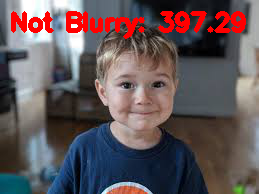
#> input picture face_extraction/images/Image.png, 259 x 194 px; its folder holds 4 pictures in this run
$ python detect_human.py --images face_extraction/images
#> lines starting #> are read from the running program, lines starting #| are printed output that depends on the picture; after the words box and inside, x2 and y2 are one past the last pixel; in counts of white or black regions, pixels touching at a corner belong together
from __future__ import print_function
#please create a empty folder "humans" or change the variable below
destination="./humans/"

# import the necessary packages

from imutils.object_detection import non_max_suppression
from imutils import paths
import numpy as np
import argparse
import imutils
import cv2
import shutil
import os

#run by :  python detect_human.py --images <give path to source dir>
#          Ex: python detect_human.py --images frames_happy

# construct the argument parse and parse the arguments
ap = argparse.ArgumentParser()
ap.add_argument("-i", "--images", required=True, help="path to images directory")
args = vars(ap.parse_args())

# initialize the HOG descriptor/person detector
hog = cv2.HOGDescriptor()
hog.setSVMDetector(cv2.HOGDescriptor_getDefaultPeopleDetector())
count=0
# loop over the image paths
directory = './humans_detected_frames'
if not os.path.exists(directory):
    os.makedirs(directory)
for imagePath in paths.list_images(args["images"]):
	# load the image and resize it to (1) reduce detection time
	# and (2) improve detection accuracy
	print(imagePath)
	image = cv2.imread(imagePath)
#> image is the input picture: shape (194, 259, 3); mean B, G, R 89.3, 86, 99
	image = imutils.resize(image, width=min(400, image.shape[1]))
	orig = image.copy()
	corr = image.copy()

	# detect people in the image
	(rects, weights) = hog.detectMultiScale(image, winStride=(4, 4),
		padding=(8, 8), scale=1.05)
#> rects = [[0, 49, 68, 145], [77, 0, 86, 169]]; weights = [0.818, 1.03]
	print(len(rects))
#| 2
	# draw the original bounding boxes
	for (x, y, w, h) in rects:
		cv2.rectangle(orig, (x, y), (x + w, y + h), (0, 0, 255), 2)
#> this loop made 2 passes
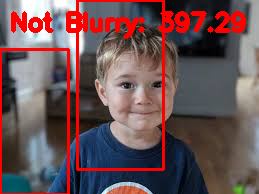
#> orig: shape (194, 259, 3); 4.66% of pixels changed, all inside (x1, y1, x2, y2) = (0, 0, 165, 194)

	# apply non-maxima suppression to the bounding boxes using a
	# fairly large overlap threshold to try to maintain overlapping
	# boxes that are still people
	rects = np.array([[x, y, x + w, y + h] for (x, y, w, h) in rects])
#> rects = [[0, 49, 68, 194], [77, 0, 163, 169]]
	pick = non_max_suppression(rects, probs=None, overlapThresh=0.65)
#> pick = [[0, 49, 68, 194], [77, 0, 163, 169]]

	######this os mainly for drawing rectangles around the detected human#######
	'''# draw the final bounding boxes
	for (xA, yA, xB, yB) in pick:
		cv2.rectangle(image, (xA, yA), (xB, yB), (0, 255, 0), 2)

	# show some information on the number of bounding boxes
	filename = imagePath[imagePath.rfind("/") + 1:]
	print("[INFO] {}: {} original boxes, {} after suppression".format(
		filename, len(rects), len(pick)))

	# show the output images
	cv2.imwrite("Before NMS.png", orig)
	cv2.imwrite("After NMS.png", image)'''

	####if atleast 1 human then add that frame
	if len(pick) >= 1:
		count+=1
		# Instead of writing into the fle just cut copy in the new location.
		source  = imagePath
		destination = directory
		shutil.copy(source, destination)
#> pass 2 of the loop `for imagePath in paths.list_images(args["images"]):`:
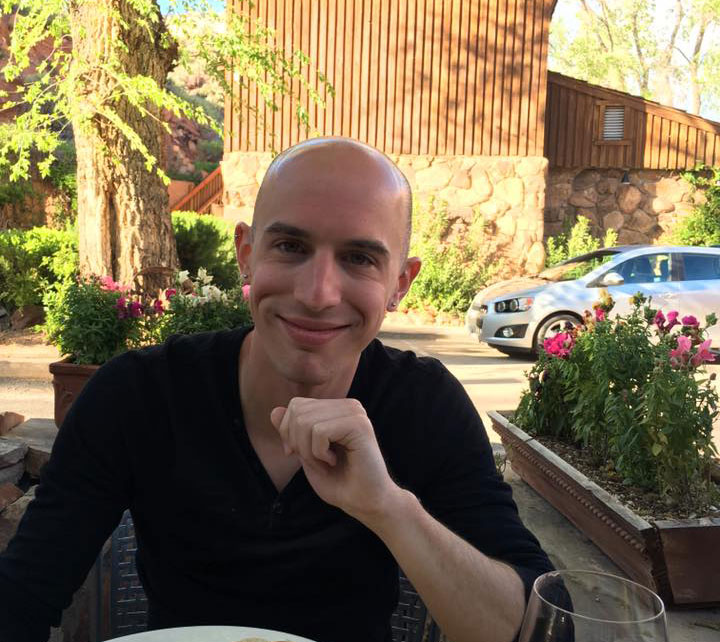
#> input picture face_extraction/images/example_01.jpg, 720 x 642 px
#> image is the input picture: shape (642, 720, 3); mean B, G, R 80.1, 107.8, 122.6
#> `image = imutils.resize(image, width=min(400, image.shape[1]))`:
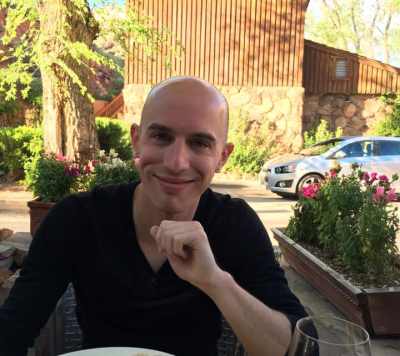
#> image: shape (356, 400, 3); mean B, G, R 80.1, 107.8, 122.6
#> `(rects, weights) = hog.detectMultiScale(image, winStride=(4, 4), paddi..`: rects = [[112, 146, 77, 153]]; weights = [0.623]
#| 1
#> the loop `for (x, y, w, h) in rects:` made 1 pass
#> after the loop `for (x, y, w, h) in rects:`:
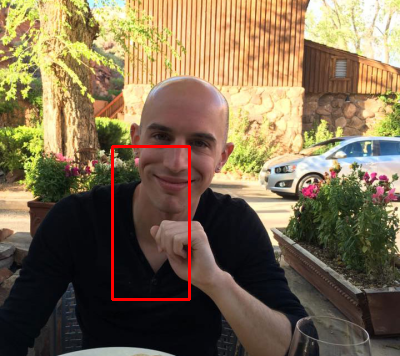
#> orig: shape (356, 400, 3); 0.97% of pixels changed, all inside (x1, y1, x2, y2) = (111, 145, 191, 301)
#> `rects = np.array([[x, y, x + w, y + h] for (x, y, w, h) in rects])`: rects = [[112, 146, 189, 299]]
#> pass 3 of the loop `for imagePath in paths.list_images(args["images"]):`:
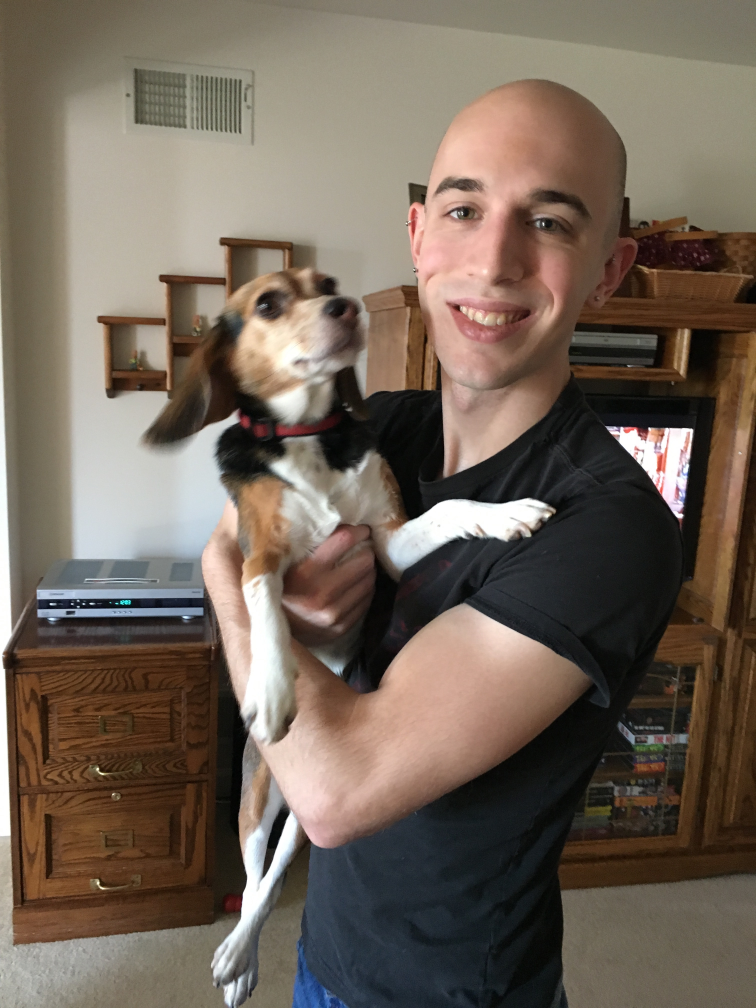
#> input picture face_extraction/images/example_02.jpg, 3024 x 4032 px (shown at 1/4 size)
#> image is the input picture: shape (4032, 3024, 3); mean B, G, R 88.7, 100.9, 114
#> `image = imutils.resize(image, width=min(400, image.shape[1]))`:
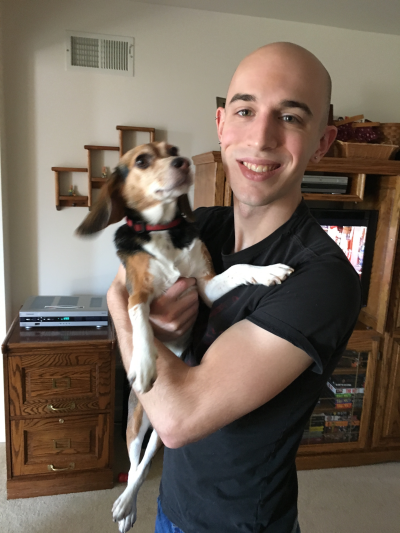
#> image: shape (533, 400, 3); mean B, G, R 88.7, 100.9, 114
#> `(rects, weights) = hog.detectMultiScale(image, winStride=(4, 4), paddi..`: rects = [[155, 246, 67, 134]]; weights = [0.0887]
#| 1
#> the loop `for (x, y, w, h) in rects:` made 1 pass
#> after the loop `for (x, y, w, h) in rects:`:
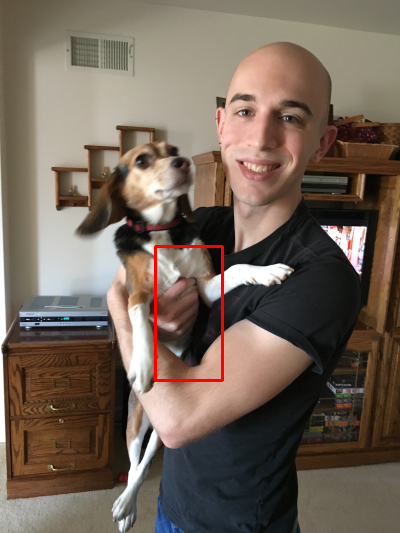
#> orig: shape (533, 400, 3); 0.56% of pixels changed, all inside (x1, y1, x2, y2) = (154, 245, 224, 382)
#> `rects = np.array([[x, y, x + w, y + h] for (x, y, w, h) in rects])`: rects = [[155, 246, 222, 380]]
#> the loop made 4 passes; the first 3 are shown
		# cv2.imwrite(destination+str(count)+".jpg", corr)
	#cv2.waitKey(0)
